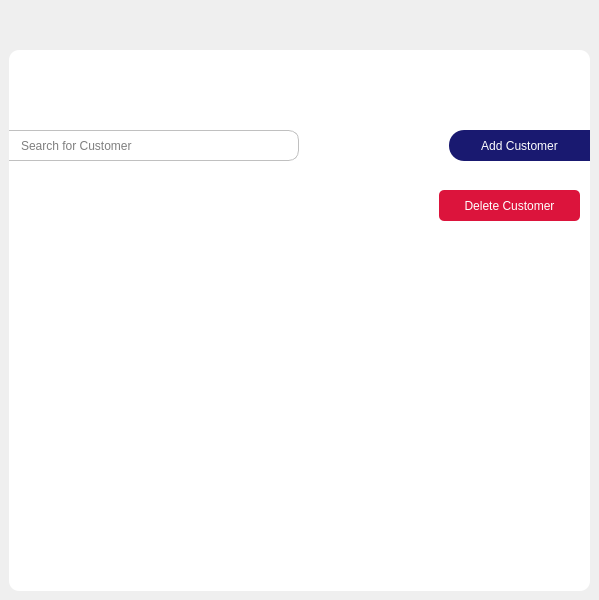
    <widget class="QWidget" name="customersPage">
     <property name="styleSheet">
      <string notr="true">QLineEdit {
    border: 1px solid #C0C0C0;
    border-radius: 8px;
    padding: 6px 10px;
	background-color: rgb(235, 235, 235);
}

QPushButton {
    background-color: #191970;  
    color: white;
    padding: 6px 12px;
}
QPushButton:hover {
    background-color: #C0C0C0; 
}
QTableView {
    border: 1px solid #C0C0C0;
    gridline-color: #C0C0C0;
    selection-background-color: #2563EB;
    border-radius: 8px;
}
</string>
     </property>
     <widget class="QWidget" name="customerPageContainer" native="true">
      <property name="geometry">
       <rect>
        <x>9</x>
        <y>50</y>
        <width>581</width>
        <height>541</height>
       </rect>
      </property>
      <property name="styleSheet">
       <string notr="true">QWidget{
background-color: white;
border-radius: 10px;
}
</string>
      </property>
      <widget class="QPushButton" name="addCustomer">
       <property name="geometry">
        <rect>
         <x>440</x>
         <y>80</y>
         <width>141</width>
         <height>31</height>
        </rect>
       </property>
       <property name="styleSheet">
        <string notr="true">QPushButton{
border-bottom-left-radius: 15px;
border-top-left-radius: 15px;
background-color: #191970;
border: none;
border-bottom-right-radius: none;
border-top-right-radius: none;
}

QPushButton:hover{
color: #191970;
border: 2px solid #191970;
background-color: #E5E4E2;
}</string>
       </property>
       <property name="text">
        <string>Add Customer</string>
       </property>
      </widget>
      <widget class="QLineEdit" name="searchCustomer">
       <property name="geometry">
        <rect>
         <x>-1</x>
         <y>80</y>
         <width>291</width>
         <height>31</height>
        </rect>
       </property>
       <property name="styleSheet">
        <string notr="true">border-bottom-left-radius: 30px;
border-top-left-radius: 30px;
border: 1px solid #C0C0C0;
background-color: none;</string>
       </property>
       <property name="text">
        <string/>
       </property>
       <property name="placeholderText">
        <string>Search for Customer</string>
       </property>
      </widget>
      <widget class="QTableView" name="customerTable">
       <property name="geometry">
        <rect>
         <x>10</x>
         <y>180</y>
         <width>561</width>
         <height>351</height>
        </rect>
       </property>
       <property name="styleSheet">
        <string notr="true">QTableView {
    background-color: #ffffff;
    alternate-background-color: #f4f6fa;
    border: none;
    gridline-color: #e0e0e0;
    selection-background-color: #0d1675;  
    selection-color: #ffffff;
    font: 10pt &quot;Segoe UI&quot;;
}

QHeaderView::section {
    background-color: #0d1675; 
    color: #ffffff;          
    padding: 6px;
    border: none;
    font: bold 10pt &quot;Segoe UI&quot;;
}

QTableView::item {
    border: none;
    padding: 4px;
}

QTableView QTableCornerButton::section {
    background-color: #0d1675;
    border: none;
	border-top-left-radius: 10px; 
}

QScrollBar:vertical {
    border: none;
    background: #f0f0f0;
    width: 10px;
    margin: 0px;
    border-radius: 5px;
}

QScrollBar::handle:vertical {
    background: #0d1675;   
    min-height: 30px;
    border-radius: 5px;
}

QScrollBar::handle:vertical:hover {
    background: #C0C0C0;   
}

QScrollBar::add-line:vertical, QScrollBar::sub-line:vertical {
    border: none;
    background: none;
    height: 0px;
}

QScrollBar:horizontal {
    border: none;
    background: #f0f0f0;
    height: 10px;
    margin: 0px;
    border-radius: 5px;
}

QScrollBar::handle:horizontal {
    background: #0d1675;
    min-width: 30px;
    border-radius: 5px;
}

QScrollBar::handle:horizontal:hover {
    background: #e60023;   
}

QScrollBar::add-line:horizontal, QScrollBar::sub-line:horizontal {
    border: none;
    background: none;
    width: 0px;
}
</string>
       </property>
      </widget>
      <widget class="QPushButton" name="pushButton">
       <property name="geometry">
        <rect>
         <x>430</x>
         <y>140</y>
         <width>141</width>
         <height>31</height>
        </rect>
       </property>
       <property name="styleSheet">
        <string notr="true">QPushButton{
background-color: #DC143C;
color: #FFFFF;
border: none;
border-radius: 5px;
}

QPushButton:hover{
background-color: #FD254D;
}</string>
       </property>
       <property name="text">
        <string>Delete Customer</string>
       </property>
      </widget>
     </widget>
    </widget>
